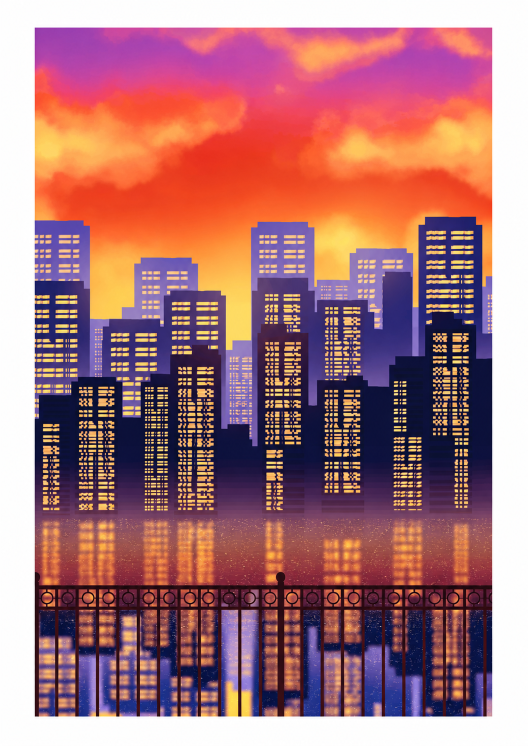
#> input picture assets/Projects/Digital Illustrations/01 - Kontiliwaya.png, 1055 x 1491 px, found by its file name (shown at 1/2 size); its folder holds 4 pictures in this run
$ python make_digi_thumbs.py
#> lines starting #> are read from the running program, lines starting #| are printed output that depends on the picture
from PIL import Image
import os

folder = 'assets/Projects/Digital Illustrations'
for f in os.listdir(folder):
    im = Image.open(f'{folder}/{f}')
#> im is the input picture: PIL image 1055x1491 RGB; mean R, G, B 170.1, 116.7, 122.6
    im.thumbnail((400, 400))
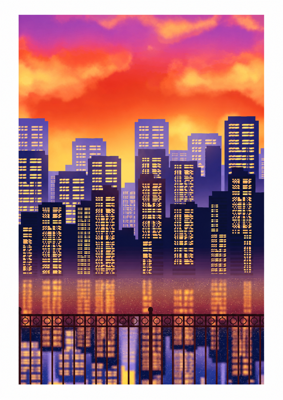
#> im: PIL image 283x400 RGB; mean R, G, B 170, 116.7, 122.6
    im.convert('RGB').save(f'scratch/thumb_digi_{f}.jpg')
    print(f"Thumb saved for {f}")
#> pass 2 of the loop `for f in os.listdir(folder):`:
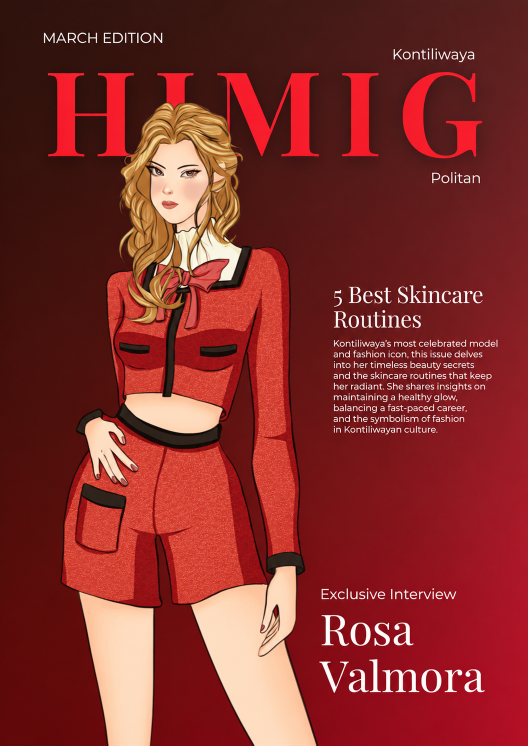
#> input picture assets/Projects/Digital Illustrations/01 HIMIG - Rosa Valmora.png, 1055 x 1491 px, found by its file name (shown at 1/2 size)
#> im is the input picture: PIL image 1055x1491 RGB; mean R, G, B 131.2, 46.2, 42.5
#> `im.thumbnail((400, 400))`:
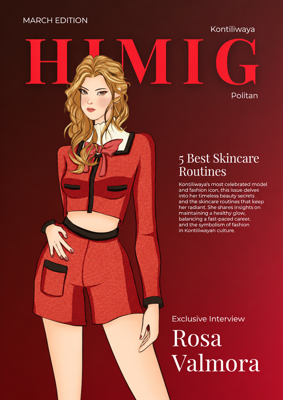
#> im: PIL image 283x400 RGB; mean R, G, B 131.2, 46.2, 42.5
#> pass 3 of the loop `for f in os.listdir(folder):`:
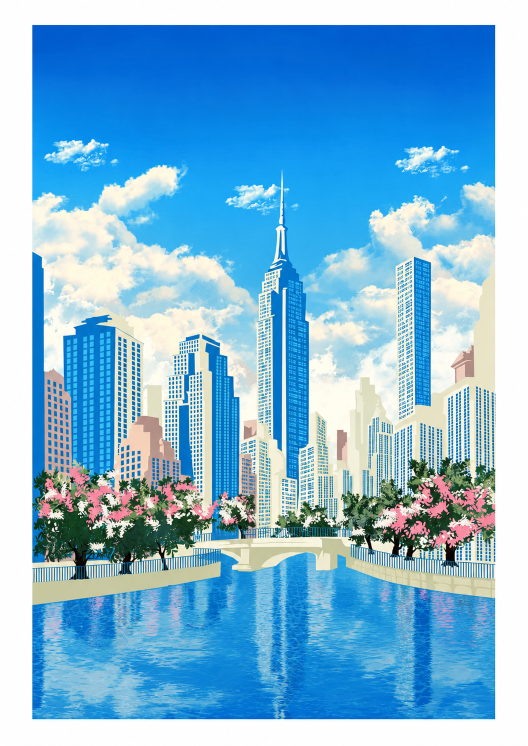
#> input picture assets/Projects/Digital Illustrations/02 - Duyanara.png, 1055 x 1491 px, found by its file name (shown at 1/2 size)
#> im is the input picture: PIL image 1055x1491 RGB; mean R, G, B 125.8, 181.5, 215.4
#> `im.thumbnail((400, 400))`:
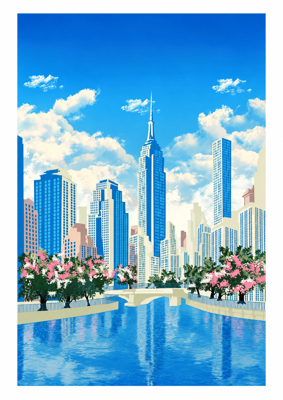
#> im: PIL image 283x400 RGB; mean R, G, B 125.8, 181.5, 215.4
#> the loop made 4 passes; the first 3 are shown
